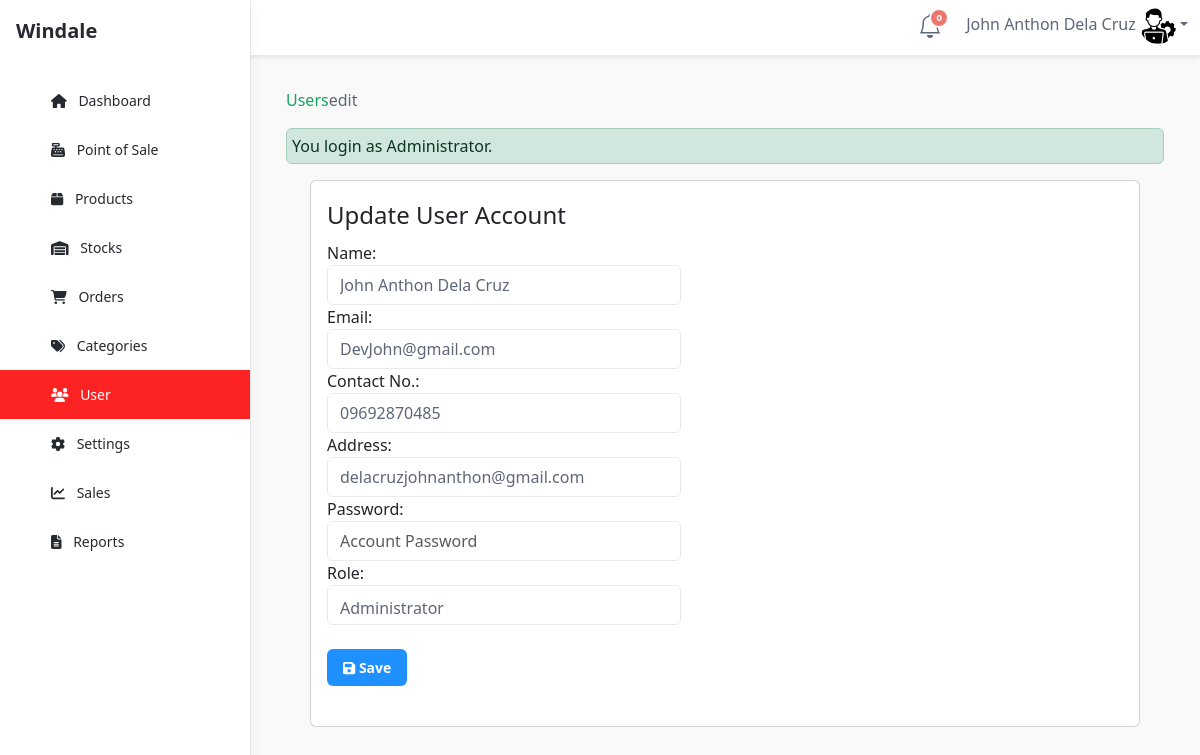
/admin/user/index.php?view=edit&id=7 (signed in), run on the app's committed database.
### tables this page shows
CREATE TABLE `tbluseraccount` (
  `USERID` int(11) NOT NULL,
  `U_NAME` varchar(122) NOT NULL,
  `U_USERNAME` varchar(122) NOT NULL,
  `U_CON` varchar(11) NOT NULL,
  `U_EMAIL` varchar(225) NOT NULL,
  `U_PASS` varchar(122) NOT NULL,
  `U_ROLE` varchar(30) NOT NULL,
  `USERIMAGE` varchar(255) NOT NULL
);

### admin/user/index.php (called while the page is built, shortened)
<?php
require_once ("../theme/templates.php");
?>

### include/database.php (called while the page is built, shortened)
<?php
class Database {
	var $sql_string = '';
	private $conn;
	public function open_connection() {
		$this->conn = mysqli_connect(server,user,pass);
		if(!$this->conn){
			echo "Problem in database connection! Contact administrator!";
			exit();
		}else{
			$db_select = mysqli_select_db($this->conn,database_name);
		}
	}
	function setQuery($sql='') {
		$this->sql_string=$sql;
	}
	function executeQuery() {
		$result = mysqli_query($this->conn,$this->sql_string);
		return $result;
	}
	private function confirm_query($result) {
		return $result;
	}
	function loadSingleResult() {
		$cur = $this->executeQuery();
		while ($row = mysqli_fetch_object($cur)) {
		return $data = $row;
		}
	}
}
$mydb = new Database();
?>

### include/accounts.php (called while the page is built, shortened)
<?php
require_once(LIB_PATH.DS.'database.php');
class User {
	protected static  $tblname = "tbluseraccount";
	function single_user($id=""){
			global $mydb;
			$mydb->setQuery("SELECT * FROM ".self::$tblname."
				Where USERID= '{$id}' LIMIT 1");
			$cur = $mydb->loadSingleResult();
			return $cur;
	}
}
?>

### admin/user/edit.php (the view, shortened to what this page needs)
<?php
  @$USERID = $_GET['id'];
  $user = New User();
  $singleuser = $user->single_user($USERID);
?>
<div class="container-fluid">
    <div class="container-fluid">
        <div class="card">
            <div class="card-body">
                <form class="form-horizontal span6" action="controller.php?action=edit" method="POST">
                    <fieldset>
                        <legend> Update User Account</legend>
                        <div class="form-group">
                            <div class="col-md-8">
                                <label class="col-md-4 control-label" for="U_NAME">Name:</label>
                                <div class="col-md-8">
                                    <input class="form-control input-sm" id="U_NAME" name="U_NAME"
                                        placeholder="Account Name" type="text"
                                        value="<?php echo $singleuser->U_NAME; ?>">
                                </div>
                            </div>
                        </div>
                        <div class="form-group">
                            <div class="col-md-8">
                                <label class="col-md-4 control-label" for="U_USERNAME">Email:</label>
                                <div class="col-md-8">
                                    <input class="form-control input-sm" id="U_USERNAME" name="U_USERNAME"
                                        placeholder="Username" type="text"
                                        value="<?php echo $singleuser->U_USERNAME; ?>">
                                </div>
                            </div>
                        </div>
                        <div class="form-group">
                            <div class="col-md-8">
                                <label class="col-md-4 control-label" for="U_CON">Contact No.:</label>
                                <div class="col-md-8">
                                    <input class="form-control input-sm" id="U_CON" name="U_CON"
                                        placeholder="Contact Number" type="text"
                                        value="<?php echo $singleuser->U_CON; ?>">
                                </div>
                            </div>
                        </div>
                        <div class="form-group">
                            <div class="col-md-8">
                                <label class="col-md-4 control-label" for="U_EMAIL">Address:</label>
                                <div class="col-md-8">
                                    <input class="form-control input-sm" id="U_EMAIL" name="U_EMAIL"
                                        placeholder="Email Address" type="text"
                                        value="<?php echo $singleuser->U_EMAIL; ?>">
                                </div>
                            </div>
                        </div>
                        <div class="form-group">
                            <div class="col-md-8">
                                <label class="col-md-4 control-label" for="U_PASS">Password:</label>
                                <div class="col-md-8">
                                    <input class="form-control input-sm" id="U_PASS" name="U_PASS"
                                        placeholder="Account Password" type="Password" value="" required>
                                </div>
                            </div>
                        </div>
                        <div class="form-group">
                            <div class="col-md-8">
                                <label class="col-md-4 control-label" for="U_ROLE">Role:</label>
                                <div class="col-md-8">
                                    <select class="form-control input-sm" name="U_ROLE" id="U_ROLE">
                                        <option value="Administrator"
                                            <?php echo ($singleuser->U_ROLE=='Administrator') ? 'selected="true"': '' ; ?>>
                                            Administrator</option>
                                    </select>
                                </div>
                            </div>
                        </div>
                        <div class="form-group">
                            <div class="col-md-8">
                                <div class="col-md-8">
                                    <button class="btn btn-primary " name="save" type="submit"><span
                                            class="fa fa-save fw-fa"></span>
                                        Save</button>
                                </div>
                            </div>
                        </div>
                    </fieldset>
                    <div class="form-group">
                        <div class="rows">
                            <div class="col-md-6">
                            </div>
                        </div>
                    </div>
                </form>
            </div>
        </div>
    </div>
</div>
</div>
</div>

### data on the page
tbluseraccount: U_NAME "John Anthon Dela Cruz", U_USERNAME "DevJohn@gmail.com", U_CON "09692870485", U_EMAIL "delacruzjohnanthon@gmail.com", U_ROLE "Administrator"

### other printed values
$notificationCount "0"
$_SESSION['U_NAME'] "John Anthon Dela Cruz"
$title "Users"
$header "edit"
$_SESSION['message'] "You login as Administrator."
